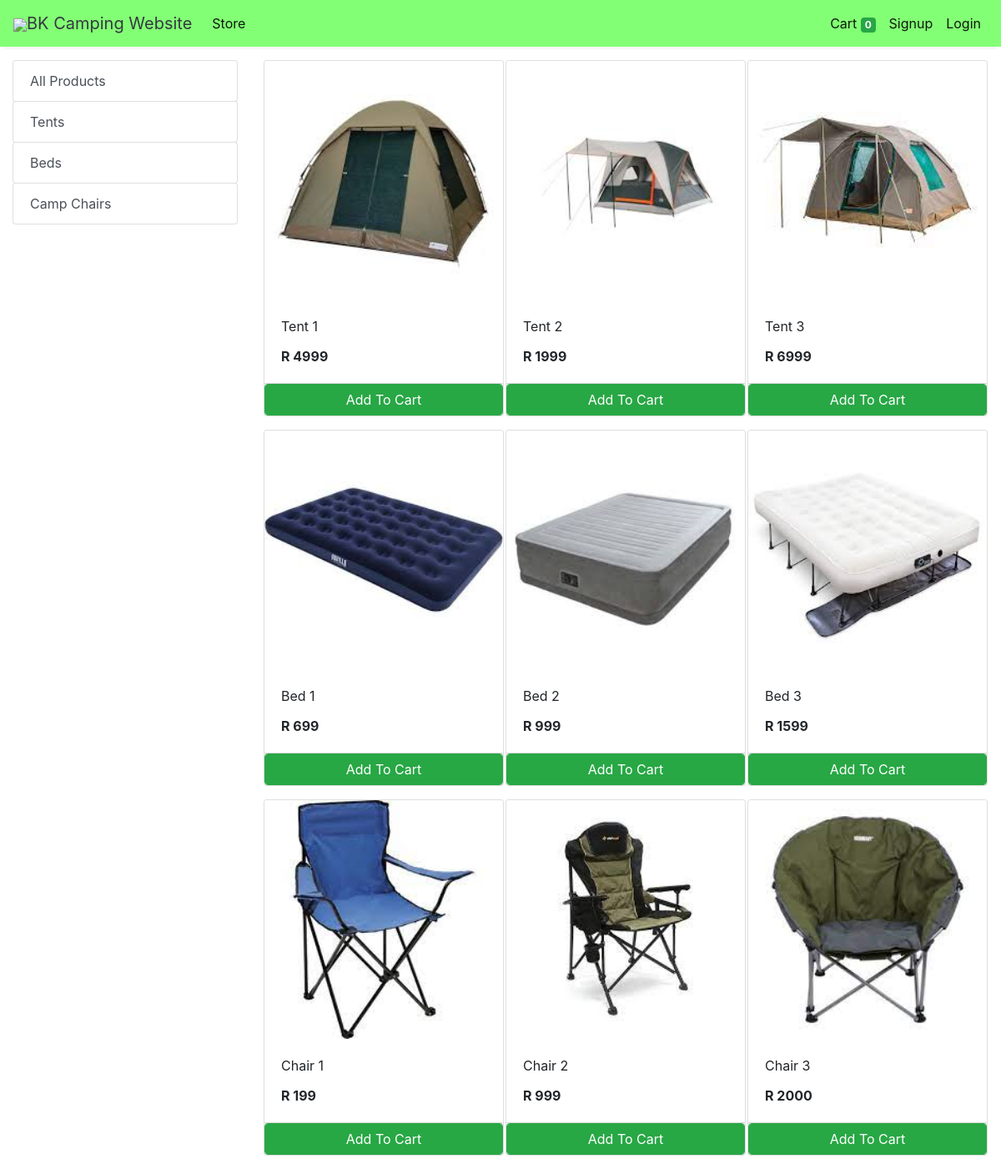
The app's page /store with its own data.
### store/models/category.py (models this page shows, shortened)
class Category(models.Model):
    name= models.CharField(max_length=50)
    @staticmethod
    def get_all_categories():
        return Category.objects.all()

### store/models/product.py (models this page shows, shortened)
class Products(models.Model):
    name = models.CharField(max_length=60)
    price= models.IntegerField(default=0)
    category= models.ForeignKey(Category,on_delete=models.CASCADE,default=1 )
    description= models.CharField(max_length=250, default='', blank=True, null= True)
    image= models.ImageField(upload_to='uploads/products/')
    @staticmethod
    def get_all_products():
        return Products.objects.all()

### store/views/home.py (the view)
# urls.py: path('' , include('store.urls'))
def store(request):
    cart = request.session.get('cart')
    if not cart:
        request.session['cart'] = {}
    products = None
    categories = Category.get_all_categories()
    categoryID = request.GET.get('category')
    if categoryID:
        products = Products.get_all_products_by_categoryid(categoryID)
    else:
        products = Products.get_all_products();
    data = {}
    data['products'] = products
    data['categories'] = categories
    print('you are : ', request.session.get('email'))
    return render(request, 'index.html', data)

### store/templatetags/cart.py (called while the page is built)
@register.filter (name='is_in_cart')
def is_in_cart(product, cart):
    keys = cart.keys ()
    for id in keys:
        if int (id) == product.id:
            return True
    return False;

### store/templatetags/custom_filter.py (called while the page is built)
@register.filter(name='currency')
def currency(number):
    return "R "+str(number)

### store/templates/index.html (shortened to what this page needs)
{% extends 'base.html' %}
{% block content %}
{% load cart %}
{% load custom_filter %}
<div class="container-fluid mt-3">
	<div class="row">
		<div class="col-lg-3 mx-auto">
			<div class="list-group">
				<a href="/" class="list-group-item list-group-item-action btn btn-outline-success">All Products</a>
				{% for category in categories %}
				<a href="/?category={{category.id}}"
					class="list-group-item list-group-item-action btn btn-outline-success ">{{category.name}}</a>
				{% endfor %}
			</div>
		</div>
		<div id='products' class="col-lg-9 mx-auto">
			<div class="row mx-auto">
				{% for product in products %}
				<div class="card mx-auto mb-3" id={{product.id}} style="width: 18rem;">
					<img class="card-img-top" src="{{product.image.url}}" alt="Card image cap">
					<div class="card-body">
						<p class="card-title">{{product.name}}</p>
						<p class="card-text"><b>{{product.price|currency}}</b></p>
					</div>
					<div class="card-footer p-0 no-gutters">
						{% if product|is_in_cart:request.session.cart %}
						<div class="row no-gutters">
							<form action="/#{{product.id}}" class="col-2 " method="post">
								{% csrf_token %}
								<input hidden type="text" name='product' value='{{product.id}}'>
								<input hidden type="text" name='remove' value='True'>
								<input type="submit" value=" - " class="btn btn-block btn-success border-right">
							</form>
							<div class="text-center col btn btn-success">{{product|cart_quantity:request.session.cart}} in Cart</div>
							<form action="/#{{product.id}}" class="col-2 " method="post">
								{% csrf_token %}
								<input hidden type="text" name='product' value='{{product.id}}'>
								<input type="submit" value=" + " class="btn btn-block btn-success border-left">
							</form>
						</div>
						{% else %}
						<form action="/#{{product.id}}" method="POST" class="btn-block">
							<input type="submit" class="float-right btn btn-success form-control"
								value="Add To Cart">
						</form>
						{% endif %}
					</div>
				</div>
				{% endfor %}
			</div>
		</div>
	</div>
</div>
{% endblock %}

### store/templates/base.html (shortened to what this page needs)
<!doctype html>
<html lang="en">
<head>
  <link rel="stylesheet" href="https://maxcdn.bootstrapcdn.com/bootstrap/4.0.0/css/bootstrap.min.css"
>
</head>
<body>
<nav class="one-edge-shadow
  navbar navbar-light
  sticky-top navbar
  navbar-expand-lg
  text-white">
    <a class="navbar-brand ms-3 text-dark " href="/">
    <link rel="stylesheet" href="https://use.fontawesome.com/releases/v5.7.0/css/all.css">
    <img src="https://www.freepnglogos.com/uploads/shopping-cart-png/shopping-cart-svg-png-icon-download-28.png" style="width:50px;height:50px,color:text-light;">BK Camping Website</a>
    <div class="collapse navbar-collapse" id="navbarSupportedContent">
      <ul class="navbar-nav mr-auto">
        <li class="nav-item active">
          <a class="nav-link" href="/store">Store <span class="sr-only">(current)</span></a>
        </li>
          </ul>
      <ul class=" navbar-nav my-2 my-lg-0">
        <li class="nav-item active">
          <a class="nav-link" href="/cart">Cart
            <span class="badge badge-success">{{request.session.cart.keys|length}}</span>
            <span class="sr-only">(current)</span></a>
        </li>
        {% if request.session.customer %}
        <li class="nav-item active ">
          <a class="nav-link" href="/orders">Orders<span class="sr-only">(current)</span></a>
        </li>
        <li class="nav-item active ">
          <a class="nav-link" href="/logout">Logout<span class="sr-only">(current)</span></a>
        </li>
        {% else %}
        <li class="nav-item active">
          <a class="nav-link" href="/signup">Signup<span class="sr-only">(current)</span></a>
        </li>
        <li class="nav-item active">
          <a class="nav-link" href="/login">Login<span class="sr-only">(current)</span></a>
        </li>
        {% endif %}
      </ul>
    </div>
  </nav>
  {% block content %}{% endblock %}
</body>
</html>

### store/templates/base.html (style rules this page uses)
nav { background-color: rgba(26, 255, 0, 0.54); }
.one-edge-shadow { box-shadow: 0 8px 2px -5px rgb(246, 245, 245); }

### records on screen
Category: name "Tents"
Category: name "Beds"
Category: name "Camp Chairs"
Products: image (picture), name "Tent 1", price "R 4999"
Products: image (picture), name "Tent 2", price "R 1999"
Products: image (picture), name "Tent 3", price "R 6999"
Products: image (picture), name "Bed 1", price "R 699"
Products: image (picture), name "Bed 2", price "R 999"
Products: image (picture), name "Bed 3", price "R 1599"
Products: image (picture), name "Chair 1", price "R 199"
Products: image (picture), name "Chair 2", price "R 999"
Products: image (picture), name "Chair 3", price "R 2000"

### other values on screen
{{ request.session.cart.keys|length }} "0"
